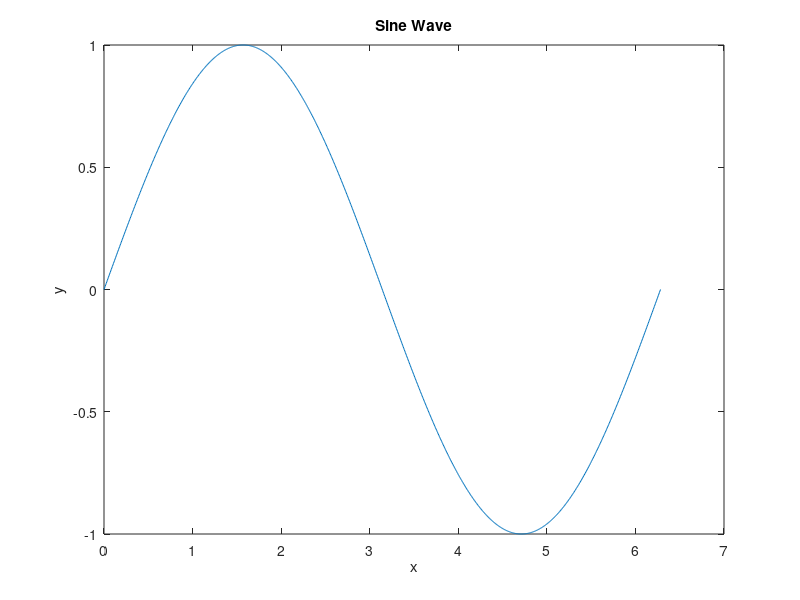

Recreate this plot in MATLAB.
%%How do I plot a sine wave?
x = linspace(0, 2*pi, 1000);
y = sin(x);
plot(x, y);
xlabel('x');
ylabel('y');
title('Sine Wave');


